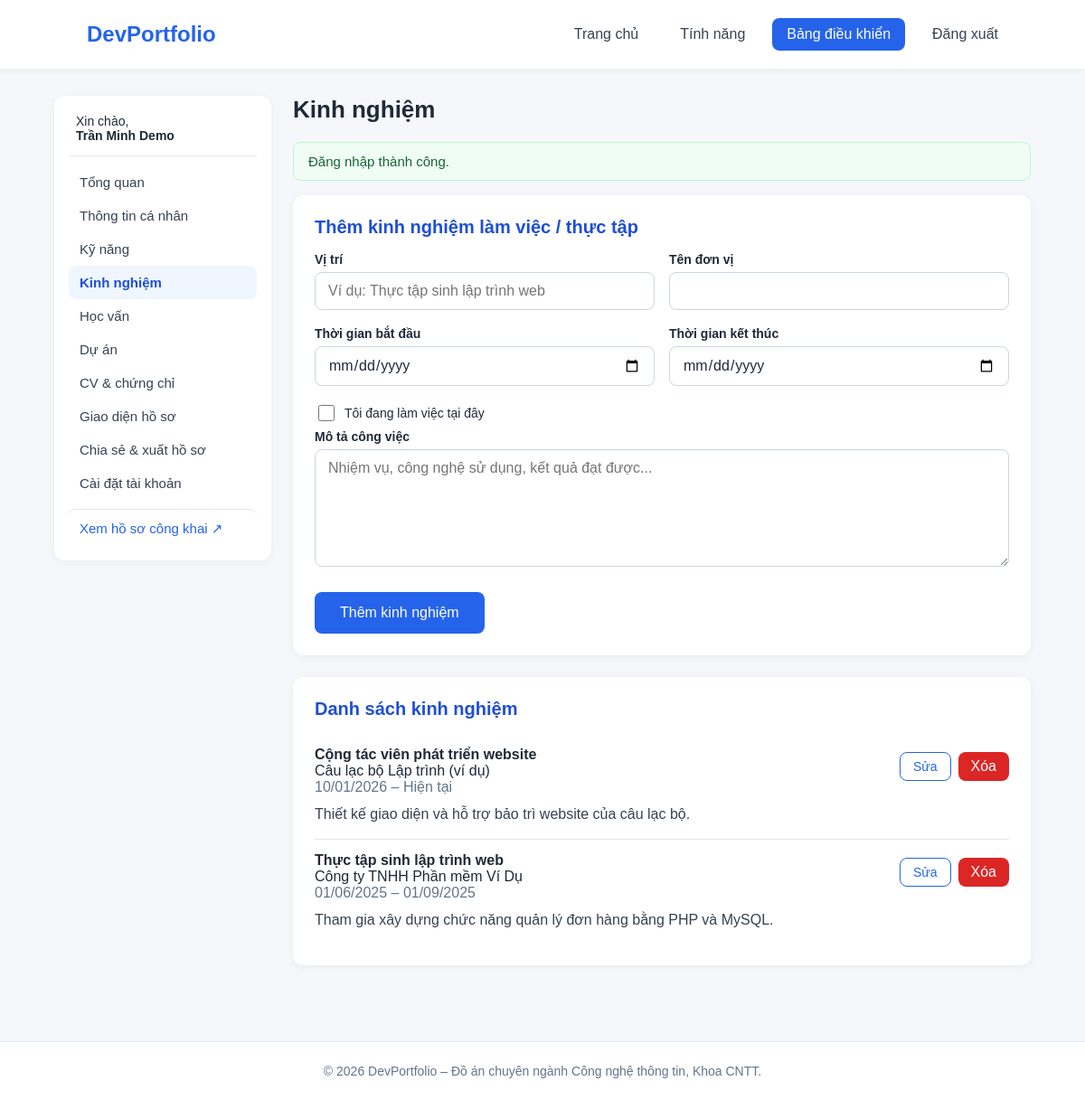
The page /dashboard/experiences.php (signed in) on the database its author committed.
### tables this page shows
CREATE TABLE IF NOT EXISTS users (
    id            INT UNSIGNED NOT NULL AUTO_INCREMENT,
    full_name     VARCHAR(100) NOT NULL,
    email         VARCHAR(190) NOT NULL,
    password_hash VARCHAR(255) NOT NULL,             
    slug          VARCHAR(120) NOT NULL,             
    is_active     TINYINT(1)   NOT NULL DEFAULT 1,
    created_at    DATETIME     NOT NULL DEFAULT CURRENT_TIMESTAMP,
    updated_at    DATETIME     NOT NULL DEFAULT CURRENT_TIMESTAMP ON UPDATE CURRENT_TIMESTAMP,
    PRIMARY KEY (id),
    UNIQUE KEY uq_users_email (email),
    UNIQUE KEY uq_users_slug (slug)
);

CREATE TABLE IF NOT EXISTS experiences (
    id          INT UNSIGNED NOT NULL AUTO_INCREMENT,
    user_id     INT UNSIGNED NOT NULL,
    position    VARCHAR(150) NOT NULL,
    company     VARCHAR(150) NOT NULL,
    start_date  DATE         NOT NULL,
    end_date    DATE         NULL,
    is_current  TINYINT(1)   NOT NULL DEFAULT 0,
    description TEXT         NULL,
    PRIMARY KEY (id),
    KEY idx_experiences_user_date (user_id, start_date),
    CONSTRAINT fk_experiences_user FOREIGN KEY (user_id) REFERENCES users (id) ON DELETE CASCADE
);

### includes/auth.php (called while the page is built, shortened)
<?php
function current_user(bool $refresh = false): ?array
{
    static $cache = null;
    static $loaded = false;
    if ($loaded) {
        return $cache;
    }
    $loaded = true;
    $id = $_SESSION['user_id'] ?? null;
    $last = (int) ($_SESSION['last_activity'] ?? 0);
    $user = db_one(
        'SELECT id, full_name, email, slug, is_active, created_at FROM users WHERE id = ?',
        [(int) $id]
    );
    $cache = $user;
    return $cache;
}
function require_login(): array
{
    $user = current_user();
    return $user;
}

### includes/db.php (called while the page is built, shortened)
<?php
function db(): PDO
{
    static $pdo = null;
    if ($pdo === null) {
        $c = config('db');
        $dsn = sprintf(
            'mysql:host=%s;port=%d;dbname=%s;charset=utf8mb4',
            $c['host'],
            (int) $c['port'],
            $c['name']
        );
        $pdo = new PDO($dsn, $c['user'], $c['pass'], [
            PDO::ATTR_ERRMODE            => PDO::ERRMODE_EXCEPTION,
            PDO::ATTR_DEFAULT_FETCH_MODE => PDO::FETCH_ASSOC,
            PDO::ATTR_EMULATE_PREPARES   => false,
        ]);
    }
    return $pdo;
}
function db_query(string $sql, array $params = []): PDOStatement
{
    $stmt = db()->prepare($sql);
    $stmt->execute($params);
    return $stmt;
}
function db_one(string $sql, array $params = []): ?array
{
    $row = db_query($sql, $params)->fetch();
    return $row === false ? null : $row;
}
function db_all(string $sql, array $params = []): array
{
    return db_query($sql, $params)->fetchAll();
}

### dashboard/experiences.php (the view, shortened to what this page needs)
<?php
require __DIR__ . '/../includes/bootstrap.php';
$user = require_login();
$uid = (int) $user['id'];
$input = [
    'id' => 0, 'position' => '', 'company' => '',
    'start_date' => '', 'end_date' => '', 'is_current' => 0, 'description' => '',
];
$experiences = db_all(
    'SELECT * FROM experiences WHERE user_id = ? ORDER BY start_date DESC, id DESC',
    [$uid]
);
$isEditing = $input['id'] > 0;
$pageTitle = 'Kinh nghiệm';
$activeNav = 'experiences.php';
require __DIR__ . '/../includes/dash_header.php';
?>
                <form class="card" method="post" action="<?= e(url('dashboard/experiences.php')) ?>" novalidate>
                    <h2><?= $isEditing ? 'Sửa kinh nghiệm' : 'Thêm kinh nghiệm làm việc / thực tập' ?></h2>
                    <div class="form-row">
                        <div class="form-group">
                            <label for="position">Vị trí</label>
                            <input class="form-control" type="text" id="position" name="position" maxlength="150"
                                   required placeholder="Ví dụ: Thực tập sinh lập trình web" value="<?= e($input['position']) ?>">
                        </div>
                        <div class="form-group">
                            <label for="company">Tên đơn vị</label>
                            <input class="form-control" type="text" id="company" name="company" maxlength="150"
                                   required value="<?= e($input['company']) ?>">
                        </div>
                    </div>
                    <div class="form-row">
                        <div class="form-group">
                            <label for="start_date">Thời gian bắt đầu</label>
                            <input class="form-control" type="date" id="start_date" name="start_date" required
                                   value="<?= e($input['start_date']) ?>">
                        </div>
                        <div class="form-group">
                            <label for="end_date">Thời gian kết thúc</label>
                            <input class="form-control" type="date" id="end_date" name="end_date"
                                   value="<?= e($input['end_date']) ?>"<?= $input['is_current'] ? ' disabled' : '' ?>>
                        </div>
                    </div>
                    <div class="form-group checkbox-row">
                        <input type="checkbox" id="is_current" name="is_current" value="1" data-disables="end_date"<?= $input['is_current'] ? ' checked' : '' ?>>
                        <label for="is_current">Tôi đang làm việc tại đây</label>
                    </div>
                    <div class="form-group">
                        <label for="description">Mô tả công việc</label>
                        <textarea class="form-control" id="description" name="description" maxlength="3000"
                                  placeholder="Nhiệm vụ, công nghệ sử dụng, kết quả đạt được..."><?= e($input['description']) ?></textarea>
                    </div>
                    <button type="submit" class="btn"><?= $isEditing ? 'Cập nhật' : 'Thêm kinh nghiệm' ?></button>
                </form>
                <div class="card">
                    <h2>Danh sách kinh nghiệm</h2>
                    <div class="item-list">
                        <?php foreach ($experiences as $exp): ?>
                            <div class="item">
                                <div class="item-body">
                                    <strong><?= e($exp['position']) ?></strong>
                                    <div><?= e($exp['company']) ?></div>
                                    <div class="muted">
                                        <?= e(format_date_vn($exp['start_date'])) ?> &ndash;
                                        <?= (int) $exp['is_current'] ? 'Hiện tại' : e(format_date_vn($exp['end_date'])) ?>
                                    </div>
                                    <?php if (!empty($exp['description'])): ?>
                                        <p class="item-text"><?= nl2br(e($exp['description'])) ?></p>
                                    <?php endif; ?>
                                </div>
                                <div class="item-actions">
                                    <a class="btn btn-outline btn-sm" href="<?= e(url('dashboard/experiences.php?edit=' . (int) $exp['id'])) ?>">Sửa</a>
                                    <form method="post" action="<?= e(url('dashboard/experiences.php')) ?>"
                                          data-confirm="Bạn chắc chắn muốn xóa kinh nghiệm này?">
                                        <button type="submit" class="btn btn-danger btn-sm">Xóa</button>
                                    </form>
                                </div>
                            </div>
                        <?php endforeach; ?>
                    </div>
                </div>
<?php require __DIR__ . '/../includes/dash_footer.php'; ?>

### includes/dash_header.php (shortened to what this page needs)
<?php
require __DIR__ . '/header.php';
$dashMenu = [
    'index.php'       => 'Tổng quan',
    'profile.php'     => 'Thông tin cá nhân',
    'skills.php'      => 'Kỹ năng',
    'experiences.php' => 'Kinh nghiệm',
    'education.php'   => 'Học vấn',
    'projects.php'    => 'Dự án',
    'documents.php'   => 'CV & chứng chỉ',
    'appearance.php'  => 'Giao diện hồ sơ',
    'share.php'       => 'Chia sẻ & xuất hồ sơ',
    'account.php'     => 'Cài đặt tài khoản',
];
?>
        <div class="dash">
            <aside class="dash-nav">
                <div class="dash-user">Xin chào,<br><strong><?= e($currentUser['full_name']) ?></strong></div>
                <?php foreach ($dashMenu as $file => $label): ?>
                    <a href="<?= e(url('dashboard/' . $file)) ?>"<?= ($activeNav ?? '') === $file ? ' class="active"' : '' ?>><?= e($label) ?></a>
                <?php endforeach; ?>
                <a class="dash-public" href="<?= e(profile_url($currentUser['slug'], false)) ?>" target="_blank" rel="noopener">Xem hồ sơ công khai &#8599;</a>
            </aside>
            <section class="dash-main">
                <h1 class="dash-title"><?= e($pageTitle) ?></h1>

### assets/css/style.css (style rules this page uses)
* { box-sizing: border-box; }
body { margin: 0; font-family: Arial, sans-serif; background-color: #f5f7fb; color: #1f2937; }
.btn { display: inline-block; margin-top: 15px; padding: 14px 28px; background-color: #2563eb; color: white; text-decoration: none; border-radius: 8px; }
:root { --primary: #2563eb; --primary-dark: #1d4ed8; --text: #1f2937; --muted: #64748b; --border: #e2e8f0; --danger: #dc2626; --success: #16a34a; --warning: #d97706; }
a { color: var(--primary); }
button.btn { border: 0; cursor: pointer; font: inherit; }
.btn-outline { background: #fff; color: var(--primary); border: 1px solid var(--primary); margin-left: 8px; }
.btn-danger { background: var(--danger); }
.btn-sm { padding: 7px 14px; font-size: 14px; margin-top: 0; margin-left: 0; }
.form-group { margin-bottom: 18px; }
.form-group label { display: block; font-weight: 600; font-size: 14px; margin-bottom: 6px; }
.form-control { width: 100%; padding: 11px 14px; border: 1px solid #cbd5e1; border-radius: 8px; font: inherit; background: #fff; color: var(--text); }
textarea.form-control { min-height: 130px; resize: vertical; }
.form-row { display: grid; grid-template-columns: 1fr 1fr; gap: 16px; }
.checkbox-row { display: flex; align-items: center; gap: 8px; margin-bottom: 6px; }
.checkbox-row label { margin: 0; font-weight: 500; }
.checkbox-row input[type="checkbox"] { width: 18px; height: 18px; }
.muted { color: var(--muted); }
.dash { display: grid; grid-template-columns: 240px 1fr; gap: 24px; padding: 30px 5% 60px; align-items: start; }
.dash-nav { background: #fff; border-radius: 12px; padding: 16px; box-shadow: 0 2px 10px rgba(0, 0, 0, 0.05); }
.dash-user { padding: 4px 8px 14px; border-bottom: 1px solid var(--border); margin-bottom: 10px; font-size: 14px; }
.dash-nav a { display: block; padding: 10px 12px; border-radius: 8px; color: #374151; text-decoration: none; font-size: 15px; }
.dash-nav a.active { background: #eff6ff; color: var(--primary-dark); font-weight: 600; }
.dash-main { min-width: 0; }
.dash-title { margin: 0 0 20px; color: var(--text); font-size: 26px; }
.card { background: #fff; border-radius: 12px; padding: 24px; box-shadow: 0 2px 10px rgba(0, 0, 0, 0.05); margin-bottom: 24px; }
.card h2 { margin: 0 0 16px; font-size: 20px; color: var(--primary-dark); }
.card .btn { margin-top: 6px; }
.item { display: flex; justify-content: space-between; gap: 16px; padding: 14px 0; border-bottom: 1px solid var(--border); }
.item:last-child { border-bottom: 0; }
.item-body { min-width: 0; }
.item-text { margin: 8px 0 0; color: #374151; line-height: 1.6; }
.item-actions { display: flex; gap: 8px; align-items: flex-start; flex-shrink: 0; }
.item-actions form { margin: 0; }
.item-actions .btn-outline { margin-left: 0; }
.dash-public { margin-top: 10px; border-top: 1px solid var(--border); padding-top: 12px !important; color: var(--primary) !important; }
.item-body { flex: 1; }
.item-actions { flex-wrap: wrap; justify-content: flex-end; }

### rows shown on the page
users: full_name "Trần Minh Demo"
experiences: position "Cộng tác viên phát triển website", company "Câu lạc bộ Lập trình (ví dụ)", start_date "10/01/2026", is_current "Hiện tại", description "Thiết kế giao diện và hỗ trợ bảo trì website của câu lạc bộ."
experiences: position "Thực tập sinh lập trình web", company "Công ty TNHH Phần mềm Ví Dụ", start_date "01/06/2025", end_date "01/09/2025", description "Tham gia xây dựng chức năng quản lý đơn hàng bằng PHP và MySQL."

### other values the page prints
config('app_name') "DevPortfolio"
$label "Tổng quan"
$label "Thông tin cá nhân"
$label "Kỹ năng"
$label "Kinh nghiệm"
$label "Học vấn"
$label "Dự án"
$label "CV & chứng chỉ"
$label "Giao diện hồ sơ"
$label "Chia sẻ & xuất hồ sơ"
$label "Cài đặt tài khoản"
$pageTitle "Kinh nghiệm"
$item['message'] "Đăng nhập thành công."
